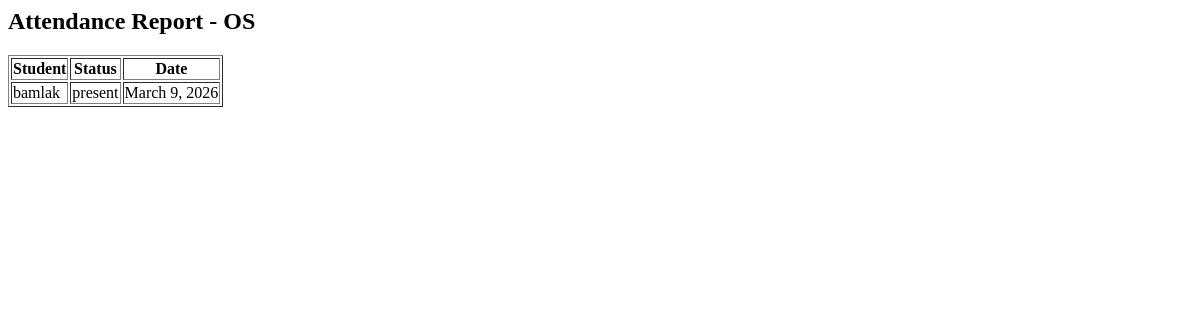
/report/3/ (signed in), run on an earlier commit of the app's database.
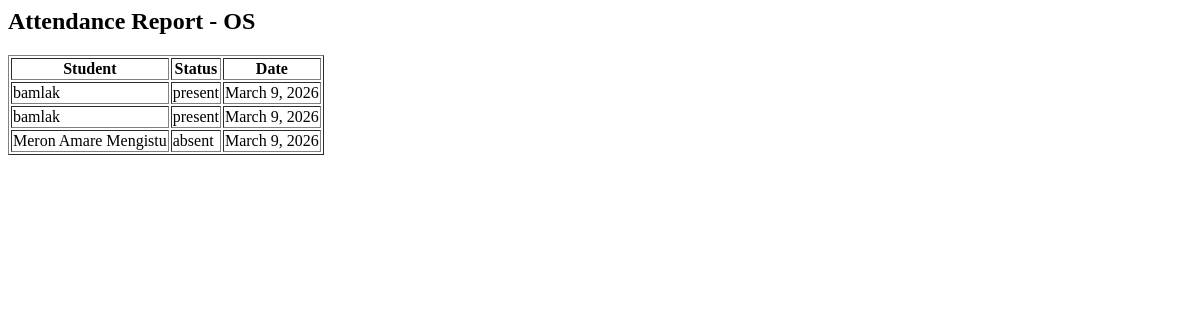
And on a later commit of the database.
### attendance_system/models.py (models this page shows, shortened)
class Course(models.Model):
    course_name = models.CharField(max_length=100)
    teacher = models.ForeignKey(User, on_delete=models.CASCADE)

class Attendance(models.Model):
    STATUS = (
        ('present', 'Present'),
        ('absent', 'Absent')
    )
    student = models.ForeignKey(Student, on_delete=models.CASCADE)
    course = models.ForeignKey(Course, on_delete=models.CASCADE)
    date = models.DateField(auto_now_add=True)
    status = models.CharField(max_length=10, choices=STATUS)

class Student(models.Model):
    name = models.CharField(max_length=100)
    student_id = models.CharField(max_length=20)
    course = models.ForeignKey(Course, on_delete=models.CASCADE)

### attendance_system/views.py (the view)
# urls.py: path('report/<int:course_id>/', views.attendance_report),
@login_required
def attendance_report(request, course_id):
    course = get_object_or_404(Course, id=course_id)
    records = Attendance.objects.filter(course=course)
    return render(request, "report.html", {
        "records": records,
        "course": course
    })

### attendance_system/templates/report.html
<h2>Attendance Report - {{course.course_name}}</h2>
<table border="1">
<tr>
<th>Student</th>
<th>Status</th>
<th>Date</th>
</tr>
{% for r in records %}
<tr>
<td>{{r.student.name}}</td>
<td>{{r.status}}</td>
<td>{{r.date}}</td>
</tr>
{% endfor %}
</table>

What changed in the data, as far as the page shows it:
added Attendance: student.name "bamlak", status "present", date "March 9, 2026"
added Attendance: student.name "Meron Amare Mengistu", status "absent", date "March 9, 2026"
